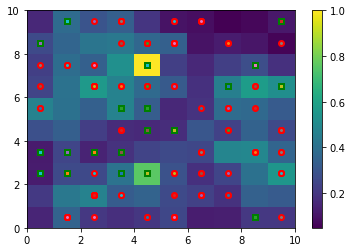

Write the Python code that produced this figure.
from minisom import MiniSom
import pandas as pd
import numpy as np

#objetivo, tentar identificar registros que nao sao interpretados nem como homer nem como bart

base = pd.read_csv('../2 - CNN - redes neurais convolucionais/homer bart/personagens.csv')
base = base.dropna()

x = base.iloc[:, 0:6].values
y = base.iloc[:, 6].values

from sklearn.preprocessing import MinMaxScaler
normalizador = MinMaxScaler(feature_range=(0,1))
X = normalizador.fit_transform(x)

#293 reg = √(5*293) = √(5*17,1) = √85,58 = 9,25 = 9 (aprox)
som = MiniSom(x=9, y=9, input_len=6, random_seed=0)
som.random_weights_init(X)
som.train_random(data=X,num_iteration=1000)

#nesse caso os registros mais distantes, perto de 1 ou amarelo seriam os menos parecidos com homer ou bart
from pylab import pcolor, colorbar, plot
pcolor(som.distance_map().T)
colorbar()

#basicamente na representacao de neuronois X linhas, os registros que escolheram os neuronios mais distantes tendem a ser os mais diferentes
#o for Bart
#s for Homer
markers = ['o', 's']
colors = ['r', 'g']
y_numerico = np.where(y == 'Homer', 1, np.where(y == 'Bart', 0, -1))

for i, x in enumerate(X):
    w = som.winner(x)
    plot(w[0] + 0.5, w[1] + 0.5, markers[y_numerico[i]], markerfacecolor=None, markersize=5, markeredgecolor=colors[y_numerico[i]], markeredgewidth=2)
    
##### SELECAO DE REGISTROS #####
#pegamos os registros que estao muito diferentes
    
mapeamento = som.win_map(X) #pega registros agrupados por posicao (neuronios)
suspeitos = (mapeamento[(7,4)]) #visualmente pegamos os neuronois que queremos, no caso os mais amarelos
suspeitos = normalizador.inverse_transform(suspeitos) #transformacao invertida

print("Registros suspeitos:")
print(suspeitos)

##### ENCONTRANDO NA BASE ORIGINAL #####
base_rounded = base.iloc[:, :6].round(decimals=4) #apenas os registros que podemos comparar, arredondamos por causa do float
suspeitos_rounded = np.round(suspeitos[:, :6], decimals=4)  # Round only the first 6 columns#apenas os registros que podemos comparar, arredondamos por causa do float

# procuramos os registros que existem em ambos
matching_records = []
matching_indices = []
for i, s in enumerate(suspeitos_rounded):
    for j, row in base_rounded.iterrows():
        if np.array_equal(row.values, s):
            matching_records.append(base.iloc[j])
            matching_indices.append(j)

print("Registros suspeitos na base arredondada:")
for index, record in zip(matching_indices, matching_records):
    print(f"Index: {index}")
    print(record)
